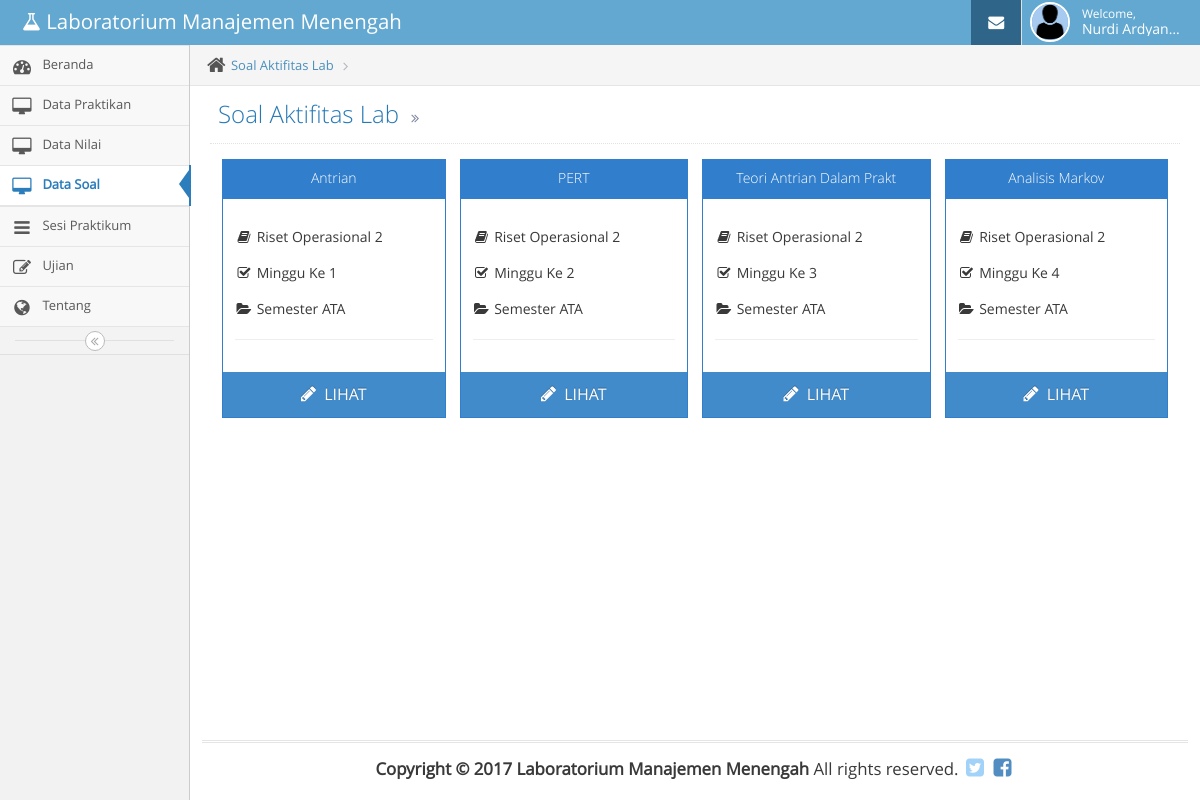
/Soal/AktifitasLab/MM001 (signed in), run on the app's committed database.
### tables this page shows
CREATE TABLE `tbasisten` (
  `id` int NOT NULL,
  `kd_asisten` varchar(10) DEFAULT NULL,
  `npm` varchar(10) DEFAULT NULL,
  `kelas` varchar(5) DEFAULT NULL,
  `username` varchar(30) DEFAULT NULL,
  `password` varchar(30) DEFAULT NULL,
  `nama_lengkap` varchar(40) DEFAULT NULL,
  `status` varchar(15) DEFAULT NULL,
  `tanggal_post` datetime DEFAULT CURRENT_TIMESTAMP,
  `foto` varchar(300) DEFAULT NULL
);

CREATE TABLE `tbbab` (
  `id` int NOT NULL,
  `kd_bab` varchar(5) DEFAULT NULL,
  `kd_matkul` varchar(5) DEFAULT NULL,
  `nama_bab` varchar(100) DEFAULT NULL,
  `matkul` varchar(100) DEFAULT NULL,
  `minggu` int DEFAULT NULL,
  `status` varchar(15) DEFAULT NULL,
  `link_modvid` varchar(1000) DEFAULT NULL
);

CREATE TABLE `tbmatkul` (
  `id` int NOT NULL,
  `kd_matkul` varchar(5) DEFAULT NULL,
  `nama_matkul` varchar(100) DEFAULT NULL,
  `t_ajaran` varchar(10) DEFAULT NULL,
  `jml_bab` int DEFAULT NULL,
  `status` varchar(15) DEFAULT NULL
);

### application/controllers/Soal.php (called while the page is built, shortened)
<?php if ( ! defined('BASEPATH')) exit('No direct script access allowed');
class Soal extends CI_Controller {
	public function __construct()
	{
		$this->load->model('model_data');
	}
	function AktifitasLab( $var_IdMatkul )
	{
		$var_Query = "
						SELECT
							tbbab.nama_bab
							, tbbab.minggu
							, tbmatkul.t_ajaran
							, tbmatkul.nama_matkul
							, tbmatkul.kd_matkul
							, tbbab.kd_bab
						FROM tbmatkul
							INNER JOIN tbbab
								ON
								tbbab.kd_matkul = tbmatkul.kd_matkul
							WHERE tbmatkul.kd_matkul = '".$var_IdMatkul."'
		";
		$isi['data_bab']		= $this->db->query($var_Query);
		$isi['content'] 		= 'soal/DataBab';
		$isi['judul']			= 'Soal Aktifitas Lab';
		$isi['subjudul']		= '';
		$isi['dashboard']		= '';
		$isi['matkul']			= '';
		$isi['tentang']			= '';
		$isi['datapraktikan']	= '';
		$isi['soal']			= 'class="active"';
		$isi['datanilai']		= '';
		$isi['ujian']			= '';
		$isi['Tipe']			= 'AL';
		$this->load->view('asisten/header_asisten',$isi);
		$this->load->view('asisten/menu_asisten',$isi);
		$this->load->view('asisten/content_asisten',$isi);
		$this->load->view('asisten/footer_asisten');
	}
}

### index.php (called while the page is built, shortened)
<?php
require_once BASEPATH.'core/CodeIgniter.php';

### application/views/soal/DataBab.php (the view, shortened to what this page needs)
<?php
        foreach ($data_bab->result() as $Row)
        {
            $bab = substr($Row->nama_bab,0,25);
?>
<div class="col-xs-6 col-sm-3 pricing-box">
    <div class="widget-box widget-color-blue">
        <div class="widget-header">
            <h6 class="widget-title bigger lighter"><?php echo $bab;?></h6>
        </div>
        <div class="widget-body">
            <div class="widget-main">
                <ul class="list-unstyled spaced2">
                    <li>
                        <i class="ace-icon fa fa-book "></i>
                        <?php echo $Row->nama_matkul;?>
                    </li>
                    <li>
                        <i class="ace-icon fa  fa-check-square-o "></i>
                        Minggu Ke <?php echo $Row->minggu;?>
                    </li>
                    <li>
                        <i class="ace-icon fa fa-folder-open"></i>
                        Semester <?php echo $Row->t_ajaran;?>
                    </li>
                </ul>
                <hr />
            </div>
            <div>
                <a href="<?php echo base_url();?>Soal/Praktikum?Kd_Matkul=<?=$Row->kd_matkul;?>&Kd_Bab=<?=$Row->kd_bab;?>&Tipe=<?=$Tipe?>" class="btn btn-block btn-primary">
                    <i class="ace-icon fa fa-pencil bigger-110"></i>
                    <span>LIHAT</span>
                </a>
            </div>
        </div>
    </div>
</div>
<?php }?>

### application/views/asisten/header_asisten.php (shortened to what this page needs)
<!DOCTYPE html>
<html lang="en">
	<head>
		<link rel="stylesheet" href="<?php echo base_url();?>assets/font-awesome/4.2.0/css/font-awesome.min.css" />
		<link rel="stylesheet" href="<?php echo base_url();?>assets/css/bootstrap.min.css" />
		<link href="<?php echo base_url();?>assets/datatables/css/dataTables.bootstrap.css" rel="stylesheet">
		<link rel="stylesheet" href="<?php echo base_url();?>assets/css/jquery-ui.custom.min.css" />
		<link rel="stylesheet" href="<?php echo base_url();?>assets/css/jquery.gritter.min.css" />
		<link rel="stylesheet" href="<?php echo base_url();?>assets/css/select2.min.css" />
		<link rel="stylesheet" href="<?php echo base_url();?>assets/css/bootstrap-editable.min.css" />
		<link rel="stylesheet" href="<?php echo base_url();?>assets/css/datepicker.min.css" />
		<link rel="stylesheet" href="<?php echo base_url();?>assets/css/ace.min.css" class="ace-main-stylesheet" id="main-ace-style" />
		<link rel="stylesheet" href="<?php echo base_url();?>assets/css/colorbox.min.css" />
	</head>
	<body class="no-skin">
		<div id="navbar" class="navbar navbar-default">
			<div class="navbar-container" id="navbar-container">
				<div class="navbar-header pull-left">
					<a href="<?php echo base_url(); ?>home/asisten" class="navbar-brand">
						<small>
							<i class="fa fa-flask"></i>
							Laboratorium Manajemen Menengah
						</small>
					</a>
				</div>
				<div class="navbar-buttons navbar-header pull-right" role="navigation">
					<ul class="nav ace-nav">
						<li class="blue">
							<a href="<?php echo base_url();?>mail">
								<i class="ace-icon fa fa-envelope icon-animated-vertical"></i>
							</a>
						</li>
						<li class="light-blue">
							<a data-toggle="dropdown" href="#" class="dropdown-toggle">
								<?php
									$foto = $this->db->query("SELECT * FROM tbasisten WHERE npm = '".$this->session->userdata("npm")."'");
									foreach ($foto->result() as $key )
									{
										$foto = $key->foto;
										$nama_lengkap = $key->nama_lengkap;
									}
								?>
								<img class="nav-user-photo" src="<?php echo base_url();?>assets/uploads/images/<?php echo $foto;?>" alt="<?php echo ($this->session->userdata('nama_lengkap'));?>" />
								<span class="user-info">
									<small>Welcome,</small>
									<?php echo $nama_lengkap;?>
								</span>
						</li>
					</ul>
				</div>
			</div>
		</div>

### data on the page
tbasisten: foto (picture), nama_lengkap "Nurdi Ardyan…"
tbbab: nama_bab "Antrian", tbmatkul.nama_matkul "Riset Operasional 2", minggu "1", tbmatkul.t_ajaran "ATA"
tbbab: nama_bab "PERT", tbmatkul.nama_matkul "Riset Operasional 2", minggu "2", tbmatkul.t_ajaran "ATA"
tbbab: nama_bab "Teori Antrian Dalam Prakt", tbmatkul.nama_matkul "Riset Operasional 2", minggu "3", tbmatkul.t_ajaran "ATA"
tbbab: nama_bab "Analisis Markov", tbmatkul.nama_matkul "Riset Operasional 2", minggu "4", tbmatkul.t_ajaran "ATA"

### other printed values
$judul "Soal Aktifitas Lab"
